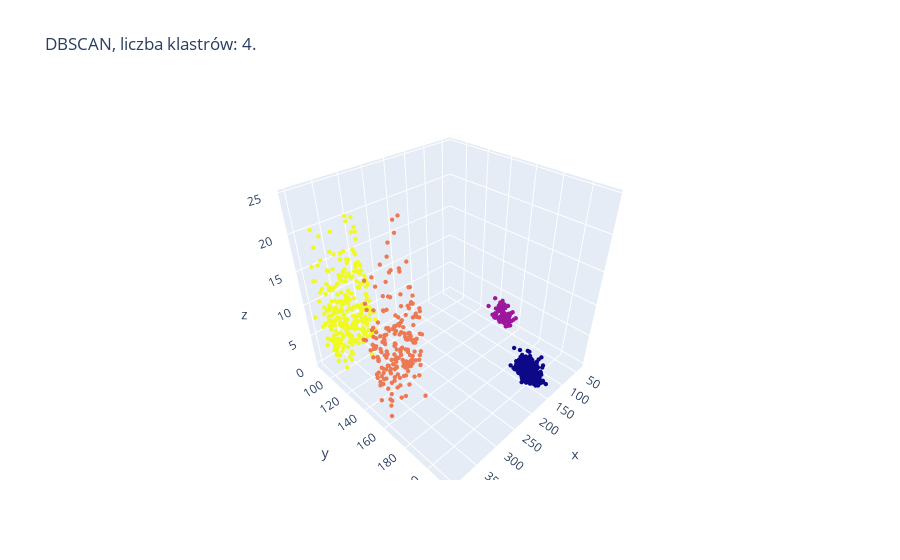

Here is the notebook cell this chart was saved with:
### Code cell
model_scatter_3d(data, DBSCAN, eps = 12, min_samples = 6)

### Figure 1 — Plotly figure (JSON) as saved in the notebook; plotly's stock layout.template omitted (floating-point values rounded to 4 significant figures; data arrays with more than 128 entries replaced by an {"elided": "..."} marker saying what was removed)
{"data": [{"marker": {"color": {"elided": "1000 int values"}, "size": 1.5}, "mode": "markers", "type": "scatter3d", "x": {"elided": "1000 float values"}, "y": {"elided": "1000 float values"}, "z": {"elided": "1000 float values"}}], "layout": {"title": {"text": "DBSCAN, liczba klastrów: 4."}}}
